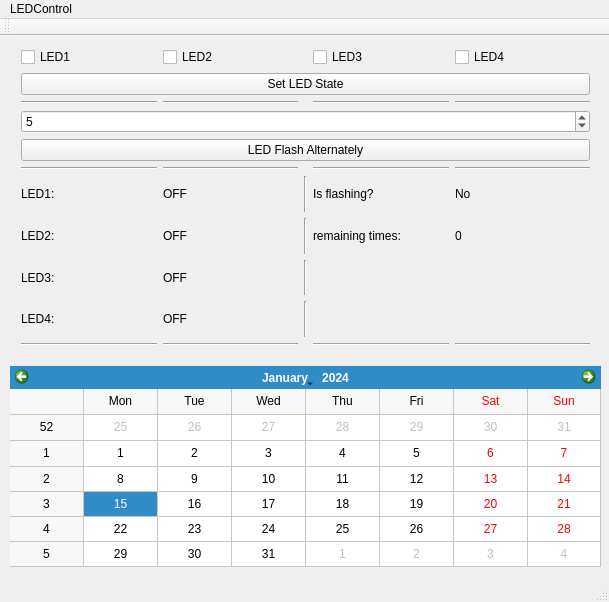
<?xml version="1.0" encoding="UTF-8"?>
<ui version="4.0">
 <class>MainWindow</class>
 <widget class="QMainWindow" name="MainWindow">
  <property name="geometry">
   <rect>
    <x>0</x>
    <y>0</y>
    <width>609</width>
    <height>602</height>
   </rect>
  </property>
  <property name="windowTitle">
   <string>MainWindow</string>
  </property>
  <widget class="QWidget" name="centralWidget">
   <widget class="QWidget" name="gridLayoutWidget">
    <property name="geometry">
     <rect>
      <x>10</x>
      <y>0</y>
      <width>591</width>
      <height>321</height>
     </rect>
    </property>
    <layout class="QGridLayout" name="gridLayout_3">
     <item row="0" column="0">
      <widget class="QCheckBox" name="checkBox_LED1">
       <property name="text">
        <string>LED1</string>
       </property>
      </widget>
     </item>
     <item row="6" column="3">
      <widget class="QLabel" name="label_5">
       <property name="text">
        <string>Is flashing?</string>
       </property>
      </widget>
     </item>
     <item row="11" column="3">
      <widget class="Line" name="line_15">
       <property name="orientation">
        <enum>Qt::Horizontal</enum>
       </property>
      </widget>
     </item>
     <item row="7" column="3">
      <widget class="QLabel" name="label_6">
       <property name="text">
        <string>remaining times:</string>
       </property>
      </widget>
     </item>
     <item row="6" column="4">
      <widget class="QLabel" name="label_isFlashing">
       <property name="cursor">
        <cursorShape>WaitCursor</cursorShape>
       </property>
       <property name="text">
        <string>No</string>
       </property>
      </widget>
     </item>
     <item row="11" column="4">
      <widget class="Line" name="line_16">
       <property name="orientation">
        <enum>Qt::Horizontal</enum>
       </property>
      </widget>
     </item>
     <item row="5" column="0">
      <widget class="Line" name="line_5">
       <property name="orientation">
        <enum>Qt::Horizontal</enum>
       </property>
      </widget>
     </item>
     <item row="4" column="0" colspan="5">
      <widget class="QPushButton" name="pushButton_2">
       <property name="text">
        <string>LED Flash Alternately</string>
       </property>
      </widget>
     </item>
     <item row="9" column="2">
      <widget class="Line" name="line_20">
       <property name="orientation">
        <enum>Qt::Vertical</enum>
       </property>
      </widget>
     </item>
     <item row="2" column="3">
      <widget class="Line" name="line_3">
       <property name="orientation">
        <enum>Qt::Horizontal</enum>
       </property>
      </widget>
     </item>
     <item row="9" column="0">
      <widget class="QLabel" name="label_4">
       <property name="text">
        <string>LED4:</string>
       </property>
      </widget>
     </item>
     <item row="3" column="0" colspan="5">
      <widget class="QSpinBox" name="spinBox">
       <property name="maximum">
        <number>20</number>
       </property>
       <property name="value">
        <number>5</number>
       </property>
      </widget>
     </item>
     <item row="8" column="2">
      <widget class="Line" name="line_19">
       <property name="orientation">
        <enum>Qt::Vertical</enum>
       </property>
      </widget>
     </item>
     <item row="0" column="1">
      <widget class="QCheckBox" name="checkBox_LED2">
       <property name="text">
        <string>LED2</string>
       </property>
      </widget>
     </item>
     <item row="6" column="2">
      <widget class="Line" name="line_18">
       <property name="orientation">
        <enum>Qt::Vertical</enum>
       </property>
      </widget>
     </item>
     <item row="0" column="3">
      <widget class="QCheckBox" name="checkBox_LED3">
       <property name="text">
        <string>LED3</string>
       </property>
      </widget>
     </item>
     <item row="0" column="4">
      <widget class="QCheckBox" name="checkBox_LED4">
       <property name="text">
        <string>LED4</string>
       </property>
      </widget>
     </item>
     <item row="8" column="0">
      <widget class="QLabel" name="label_3">
       <property name="text">
        <string>LED3:</string>
       </property>
      </widget>
     </item>
     <item row="7" column="0">
      <widget class="QLabel" name="label_2">
       <property name="text">
        <string>LED2:</string>
       </property>
      </widget>
     </item>
     <item row="6" column="0">
      <widget class="QLabel" name="label">
       <property name="text">
        <string>LED1:</string>
       </property>
      </widget>
     </item>
     <item row="5" column="3">
      <widget class="Line" name="line_7">
       <property name="orientation">
        <enum>Qt::Horizontal</enum>
       </property>
      </widget>
     </item>
     <item row="5" column="4">
      <widget class="Line" name="line_8">
       <property name="orientation">
        <enum>Qt::Horizontal</enum>
       </property>
      </widget>
     </item>
     <item row="11" column="0">
      <widget class="Line" name="line_13">
       <property name="orientation">
        <enum>Qt::Horizontal</enum>
       </property>
      </widget>
     </item>
     <item row="2" column="4">
      <widget class="Line" name="line_4">
       <property name="orientation">
        <enum>Qt::Horizontal</enum>
       </property>
      </widget>
     </item>
     <item row="2" column="1">
      <widget class="Line" name="line_2">
       <property name="orientation">
        <enum>Qt::Horizontal</enum>
       </property>
      </widget>
     </item>
     <item row="1" column="0" colspan="5">
      <widget class="QPushButton" name="pushButton_1">
       <property name="text">
        <string>Set LED State</string>
       </property>
      </widget>
     </item>
     <item row="7" column="2">
      <widget class="Line" name="line_17">
       <property name="orientation">
        <enum>Qt::Vertical</enum>
       </property>
      </widget>
     </item>
     <item row="8" column="1">
      <widget class="QLabel" name="label_onoff3">
       <property name="cursor">
        <cursorShape>WaitCursor</cursorShape>
       </property>
       <property name="text">
        <string>OFF</string>
       </property>
      </widget>
     </item>
     <item row="5" column="1">
      <widget class="Line" name="line_6">
       <property name="orientation">
        <enum>Qt::Horizontal</enum>
       </property>
      </widget>
     </item>
     <item row="2" column="0">
      <widget class="Line" name="line">
       <property name="orientation">
        <enum>Qt::Horizontal</enum>
       </property>
      </widget>
     </item>
     <item row="11" column="1">
      <widget class="Line" name="line_14">
       <property name="orientation">
        <enum>Qt::Horizontal</enum>
       </property>
      </widget>
     </item>
     <item row="6" column="1">
      <widget class="QLabel" name="label_onoff1">
       <property name="cursor">
        <cursorShape>WaitCursor</cursorShape>
       </property>
       <property name="text">
        <string>OFF</string>
       </property>
      </widget>
     </item>
     <item row="7" column="1">
      <widget class="QLabel" name="label_onoff2">
       <property name="cursor">
        <cursorShape>WaitCursor</cursorShape>
       </property>
       <property name="text">
        <string>OFF</string>
       </property>
      </widget>
     </item>
     <item row="9" column="1">
      <widget class="QLabel" name="label_onoff4">
       <property name="cursor">
        <cursorShape>WaitCursor</cursorShape>
       </property>
       <property name="text">
        <string>OFF</string>
       </property>
      </widget>
     </item>
     <item row="7" column="4">
      <widget class="QLabel" name="label_times">
       <property name="cursor">
        <cursorShape>WaitCursor</cursorShape>
       </property>
       <property name="text">
        <string>0</string>
       </property>
      </widget>
     </item>
    </layout>
   </widget>
   <widget class="QCalendarWidget" name="calendarWidget">
    <property name="geometry">
     <rect>
      <x>10</x>
      <y>330</y>
      <width>591</width>
      <height>201</height>
     </rect>
    </property>
    <property name="autoFillBackground">
     <bool>true</bool>
    </property>
    <property name="gridVisible">
     <bool>true</bool>
    </property>
    <property name="navigationBarVisible">
     <bool>true</bool>
    </property>
    <property name="dateEditEnabled">
     <bool>true</bool>
    </property>
   </widget>
  </widget>
  <widget class="QMenuBar" name="menuBar">
   <property name="geometry">
    <rect>
     <x>0</x>
     <y>0</y>
     <width>609</width>
     <height>25</height>
    </rect>
   </property>
   <widget class="QMenu" name="menuLEDControl">
    <property name="title">
     <string>LEDControl</string>
    </property>
   </widget>
   <addaction name="menuLEDControl"/>
  </widget>
  <widget class="QToolBar" name="mainToolBar">
   <attribute name="toolBarArea">
    <enum>TopToolBarArea</enum>
   </attribute>
   <attribute name="toolBarBreak">
    <bool>false</bool>
   </attribute>
  </widget>
  <widget class="QStatusBar" name="statusBar"/>
 </widget>
 <layoutdefault spacing="6" margin="11"/>
 <resources/>
 <connections/>
</ui>
